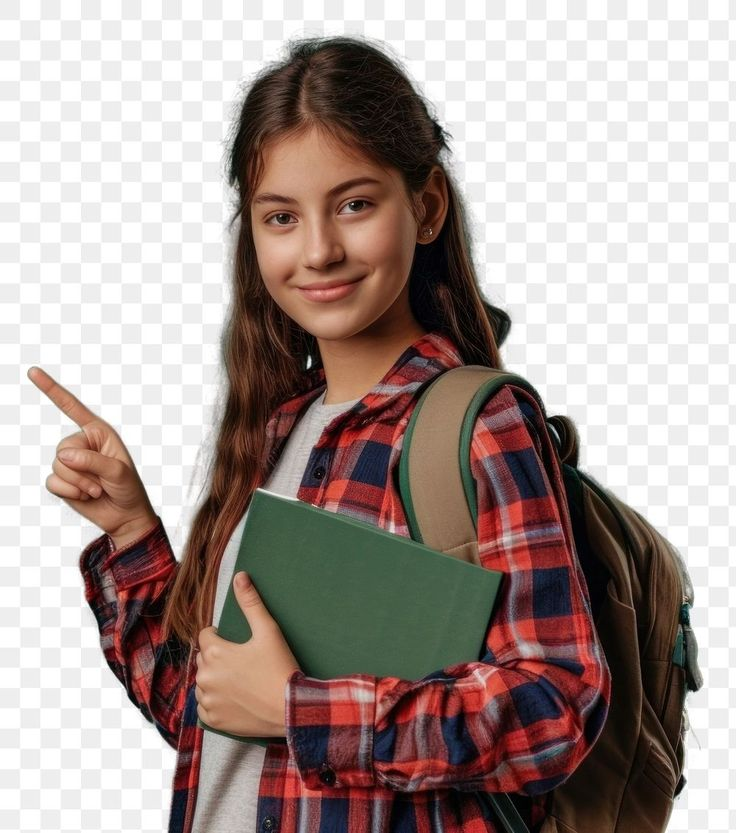
%> input picture student.jpg, 736 x 833 px
$ octave Histo_.m   (GNU Octave 9; MATLAB toolbox functions it lacks are replaced by stand-ins)
%> lines starting %> are read from the running program, lines starting %| are printed output that depends on the picture

myImage = imread("C:\Users\USER\Desktop\5th Year\5.2\Robotics\labs\student.jpg");
%> myImage is the input picture: size 833x736x3 uint8; mean R, G, B 169, 154.2, 149.4


if size(myImage,3) == 3
    grayImage = rgb2gray(myImage);
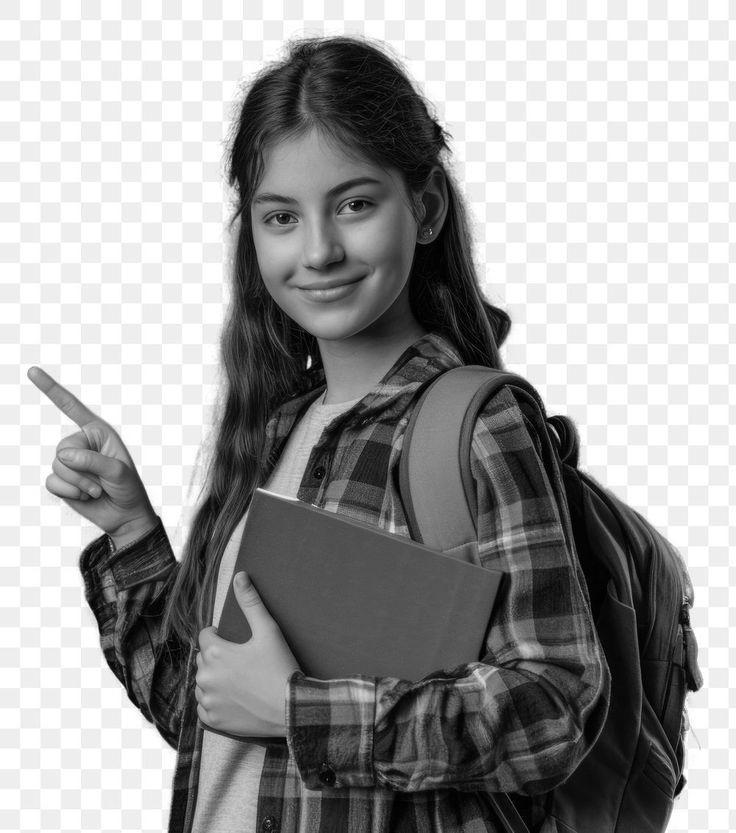
%> grayImage: size 833x736 uint8; min 0, max 255, mean 158.1
else
    grayImage = myImage;
end

%  Gray + 20 (brightness shift)
grayPlus20 = imadd(grayImage, 20);

%  Gamma correction (gamma = 0.5)
gammaVal = 0.5;
gammaImage = imadjust(grayImage, [], [], gammaVal);
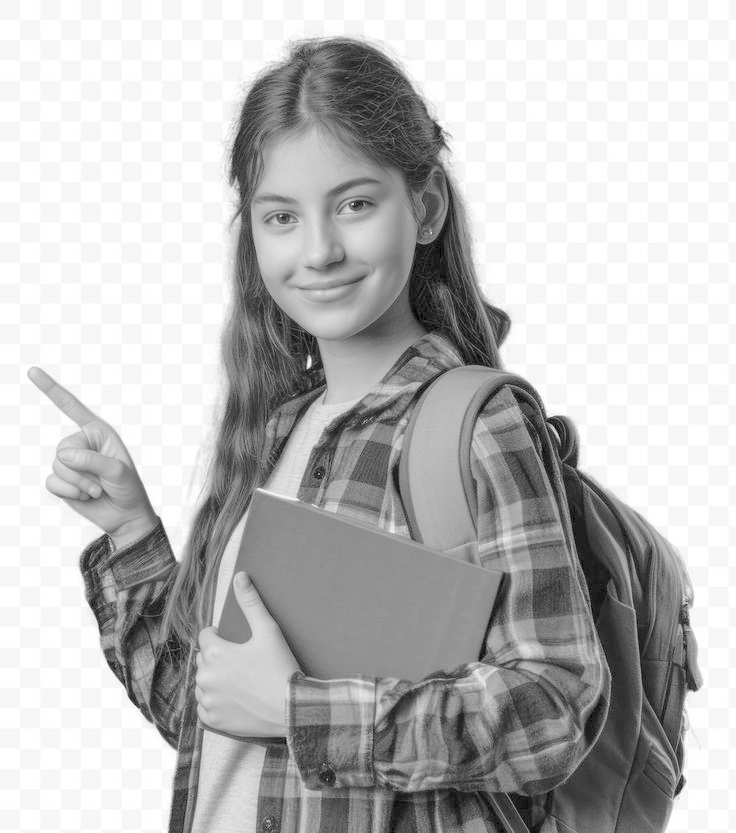
%> gammaImage: size 833x736 uint8; min 0, max 255, mean 188.1


%  Histogram equalization
histEqImage = histeq(grayPlus20);
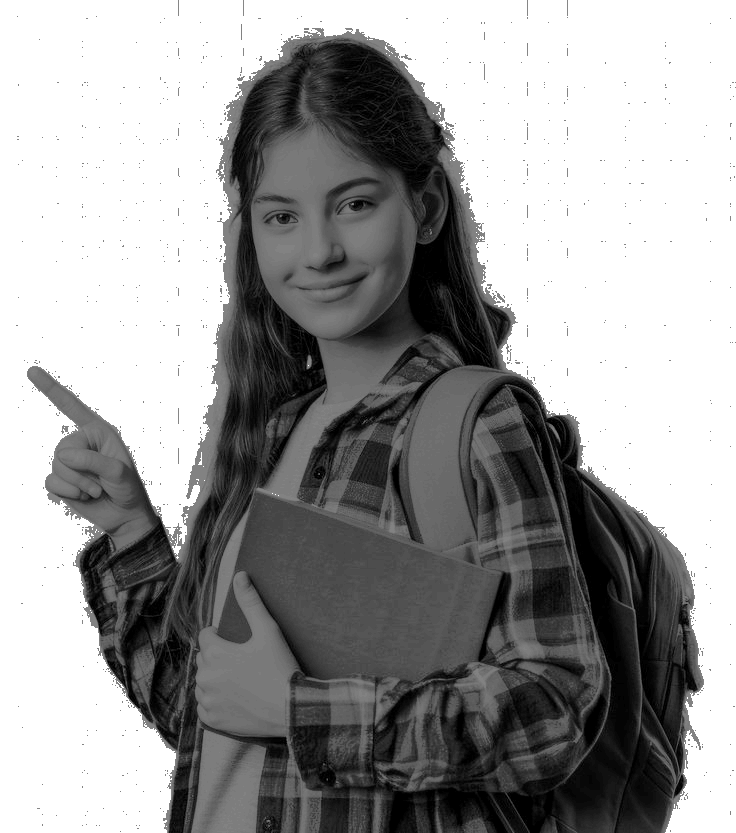
%> histEqImage: size 833x736 uint8; min 0, max 255, mean 154.9

% Display
figure;
subplot(1,5,1); imshow(myImage);     title("Original");
subplot(1,5,2); imshow(grayImage);   title("Grayscale");
subplot(1,5,3); imshow(grayPlus20);  title("Gray + 20");
subplot(1,5,4); imshow(gammaImage);  title("Gamma = 0.5");
subplot(1,5,5); imshow(histEqImage); title("Hist eq");
